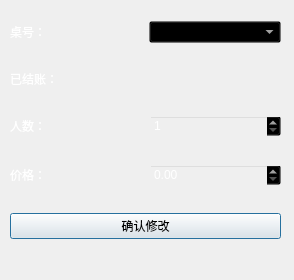
<?xml version="1.0" encoding="UTF-8"?>
<ui version="4.0">
 <class>EditOrder</class>
 <widget class="QDialog" name="EditOrder">
  <property name="geometry">
   <rect>
    <x>0</x>
    <y>0</y>
    <width>294</width>
    <height>280</height>
   </rect>
  </property>
  <property name="windowTitle">
   <string>Dialog</string>
  </property>
  <widget class="QLabel" name="label">
   <property name="geometry">
    <rect>
     <x>0</x>
     <y>0</y>
     <width>301</width>
     <height>281</height>
    </rect>
   </property>
   <property name="styleSheet">
    <string notr="true">background-image: url(:/file/images/back8.jpeg);</string>
   </property>
   <property name="text">
    <string/>
   </property>
  </widget>
  <widget class="QWidget" name="layoutWidget">
   <property name="geometry">
    <rect>
     <x>10</x>
     <y>0</y>
     <width>271</width>
     <height>261</height>
    </rect>
   </property>
   <layout class="QVBoxLayout" name="verticalLayout">
    <item>
     <layout class="QHBoxLayout" name="horizontalLayout">
      <item>
       <widget class="QLabel" name="label_2">
        <property name="styleSheet">
         <string notr="true">color: rgb(255, 255, 255);</string>
        </property>
        <property name="text">
         <string>桌号：</string>
        </property>
       </widget>
      </item>
      <item>
       <widget class="QComboBox" name="comboBox">
        <property name="styleSheet">
         <string notr="true">color:white;
background:transparent;</string>
        </property>
       </widget>
      </item>
     </layout>
    </item>
    <item>
     <layout class="QHBoxLayout" name="horizontalLayout_2">
      <item>
       <widget class="QLabel" name="label_3">
        <property name="styleSheet">
         <string notr="true">color: rgb(255, 255, 255);</string>
        </property>
        <property name="text">
         <string>已结账：</string>
        </property>
       </widget>
      </item>
      <item>
       <widget class="QCheckBox" name="checkBox">
        <property name="styleSheet">
         <string notr="true">color:white;
background:transparent;</string>
        </property>
        <property name="text">
         <string/>
        </property>
       </widget>
      </item>
     </layout>
    </item>
    <item>
     <layout class="QHBoxLayout" name="horizontalLayout_3">
      <item>
       <widget class="QLabel" name="label_4">
        <property name="styleSheet">
         <string notr="true">color: rgb(255, 255, 255);</string>
        </property>
        <property name="text">
         <string>人数：</string>
        </property>
       </widget>
      </item>
      <item>
       <widget class="QSpinBox" name="spinBox">
        <property name="styleSheet">
         <string notr="true">color:white;
background:transparent;</string>
        </property>
        <property name="minimum">
         <number>1</number>
        </property>
       </widget>
      </item>
     </layout>
    </item>
    <item>
     <layout class="QHBoxLayout" name="horizontalLayout_4">
      <item>
       <widget class="QLabel" name="label_5">
        <property name="styleSheet">
         <string notr="true">color: rgb(255, 255, 255);</string>
        </property>
        <property name="text">
         <string>价格：</string>
        </property>
       </widget>
      </item>
      <item>
       <widget class="QDoubleSpinBox" name="doubleSpinBox">
        <property name="styleSheet">
         <string notr="true">color:white;
background:transparent;</string>
        </property>
        <property name="maximum">
         <double>99999999.000000000000000</double>
        </property>
       </widget>
      </item>
     </layout>
    </item>
    <item>
     <widget class="QPushButton" name="pushButton">
      <property name="text">
       <string>确认修改</string>
      </property>
     </widget>
    </item>
   </layout>
  </widget>
 </widget>
 <resources/>
 <connections/>
</ui>
